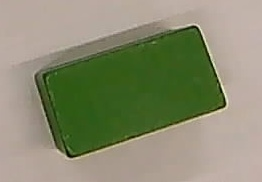
#> input picture samples/green/green_001.jpg, 262 x 182 px, given in place of the camera
$ python view_cam.py   (older library calls are emulated)
#> lines starting #> are read from the running program, lines starting #| are printed output that depends on the picture
### _revert_stage/20261020-before-wrist-revert/color_check.py
"""模块 B：从一张（腕部相机）图里判夹住的是哪个颜色。

方法：HSV 阈值分割。纯几何，没有模型，中间结果都能打印出来自己核对。
    · 红色跨色相 0 点，所以有两段区间（0 附近和 179 附近）。
    · 输出三个颜色各自的像素占比，占比最大的那个算数。
    · 三个占比都低于 min_ratio -> "unknown"，不硬猜。

抗光照的备选：channel_order_guess()，不看色相，只看"有明显颜色的那些像素里
B / G / R 哪个通道最强"。换灯、调亮度都不用重标。用来和 HSV 结果交叉验证。

标定：跑 calibrate_color.py 得出每个颜色的 HSV 区间，写进 thresholds.json。

命令行：
    python color_check.py --image G:\\...\\shot.jpg
    python color_check.py --camera 0
    python color_check.py --camera 0 --n 20 --save G:\\...\\samples
"""

from __future__ import annotations

import argparse
import json
import sys
import time
from pathlib import Path

import cv2
import numpy as np

HERE = Path(__file__).resolve().parent
TH_PATH = HERE / "thresholds.json"

COLORS = ("red", "green", "blue")


def load_thresholds(path: Path = TH_PATH) -> dict:
    with path.open(encoding="utf-8") as fh:
        return json.load(fh)


# [83 lines left out: functions save_thresholds, color_cal, crop_roi, foreground_mask, color_ratios, which_color and 1 more, not called in this run]


# ---------------------------------------------------------------- 取帧

def open_camera(index: int, size: tuple[int, int] | None = None,
                fourcc: str | None = None, focus: int | None = None):
    """开相机。`size` / `fourcc` 不给就是老行为（什么都不设，用相机自己的默认档）。

    **要高清就得走这一条而且两样都得给。** USB 摄像头默认出 640x480；`cap.set` 在
    DSHOW 上还经常返回 True 而实际没生效，所以分辨率和 MJPG 都得显式要一遍。标定
    是按 1920x1080 做的，拿 640x480 的画面套那份内参，反推出来的坐标全错。
    （同一套写法在 `real/calib_views.py::open_cam` 里已经跑通了。）

    **格式要在 `open()` 的时候一起给，不能开完再 set。** 2026-10-19 实测新加的那颗
    USB 相机（VID_1E45&PID_0209）：开完再 `set(CAP_PROP_FOURCC, MJPG)` 返回 True，
    读回来还是 YUY2 —— 未压缩 1080p 把 USB 带宽吃满，只有 5fps（720p 10fps）。
    改成 `open(index, DSHOW, params)` 后三档分辨率都是 30fps。腕相机本来就是 MJPG，
    这样写对它是同一结果。

    `focus` 给了就**关掉自动对焦、把焦距钉死在这个值**（0~1023 的驱动刻度，不是距离）。
    这颗新相机的 AF 报支持但收不敛，不关就一直糊；`side_cam_focus` 是这么量出来的：
    固定支架上按 8 一档扫 0~208，拉普拉斯方差在 176 处最高（122.7，两侧 168=117.3 /
    184=119.4），再往大单调降到 208 的 85.5。**换支架/挪动相机要重量。**
    """
    if size is None and fourcc is None:
        cap = cv2.VideoCapture(index)
    else:
        params = []
        if fourcc:
            params += [cv2.CAP_PROP_FOURCC, cv2.VideoWriter_fourcc(*fourcc)]
        if size:
            params += [cv2.CAP_PROP_FRAME_WIDTH, int(size[0]),
                       cv2.CAP_PROP_FRAME_HEIGHT, int(size[1])]
        cap = cv2.VideoCapture()
        opened = cap.open(index, cv2.CAP_DSHOW, params)
        if not opened or not cap.isOpened():
            # 老路兜底：某些后端不认 params，先开再 set（能生效的就生效）。
            cap.release()
            cap = cv2.VideoCapture(index, cv2.CAP_DSHOW)
            if fourcc:
                cap.set(cv2.CAP_PROP_FOURCC, cv2.VideoWriter_fourcc(*fourcc))
            if size:
                cap.set(cv2.CAP_PROP_FRAME_WIDTH, int(size[0]))
                cap.set(cv2.CAP_PROP_FRAME_HEIGHT, int(size[1]))
    if not cap.isOpened():
        raise RuntimeError(f"打不开相机 index={index}。换个数试试，或者用 --image 喂文件。")
    if focus is not None:
        # 顺序不能反：先关 AF，再写焦距。AF 开着时写进去的值会被相机自己覆盖掉。
        cap.set(cv2.CAP_PROP_AUTOFOCUS, 0)
        cap.set(cv2.CAP_PROP_FOCUS, int(focus))
    return cap


# [100 lines left out: functions rotate_frame, grab_frame, _main, _report, not called in this run]


def _is_calibrated(cal: dict) -> bool:
    c = cal.get("color") or {}
    return all(c.get("hsv", {}).get(k) for k in COLORS)


# [2 lines that do not run on import are left out]

### _revert_stage/20261020-before-wrist-revert/view_cam.py
"""实时看一个 USB 相机的画面。

    python view_cam.py                 # 默认 index 1（从臂相机）
    python view_cam.py --camera 0      # 笔记本内置

按 q 退出。相机默认出 160x120，太小看不清，所以默认放大 4 倍显示
（`--scale`）；放大用的是最近邻，屏幕上还是像素本身，没有插值糊。

取帧沿用 `color_check.py` 里那套（连读几帧丢缓存）。
"""

import argparse
import sys
import time
from pathlib import Path

import cv2
import yaml

from color_check import open_camera, grab_frame, rotate_frame

CFG = Path(__file__).resolve().parent / "configs" / "real.yaml"

# 试的顺序：先不管后端，再单独逼 DSHOW / MSMF。便宜 UVC 相机在不同后端下
# 能谈下来的分辨率不一样。
_BACKENDS = [("ANY", cv2.CAP_ANY), ("DSHOW", cv2.CAP_DSHOW), ("MSMF", cv2.CAP_MSMF)]

# 要试的分辨率，从大到小。
_SIZES = [(1920, 1080), (1280, 720), (1024, 768), (800, 600), (640, 480), (320, 240), (160, 120)]

# MJPG 是 UVC 相机在高分辨率下唯一现实的格式；不设的话多数相机在
# 640x480 以上会自动掉回 YUY2 然后被拒。
_FOURCCS = ["MJPG", ""]


# [63 lines left out: function _probe, not called in this run]


def _main() -> int:
    sys.stdout.reconfigure(encoding="utf-8", errors="replace")
    ap = argparse.ArgumentParser(description="实时预览 USB 相机")
    ap.add_argument("--camera", type=int, default=1, help="相机 index，默认 1（从臂相机）")
    ap.add_argument("--width", type=int, default=640, help="要的宽度，默认 640")
    ap.add_argument("--height", type=int, default=480, help="要的高度，默认 480")
    ap.add_argument("--scale", type=float, default=4.0, help="显示放大倍数，默认 4")
    ap.add_argument("--window", default=None, help="窗口标题")
    ap.add_argument("--seconds", type=float, default=0.0, help=">0 时跑这么多秒自动退出")
    ap.add_argument("--probe", action="store_true", help="只问相机支持哪些分辨率，不开窗口")
    ap.add_argument("--focus", type=int, default=None,
                    help="手动对焦刻度（0~1023，不是距离）。默认：侧相机读 "
                         "configs/real.yaml 的 side_cam_focus，其它相机不动")
    args = ap.parse_args()

    if args.probe:
        return _probe(args.camera)

    focus = args.focus
    rotate = 0
    if CFG.exists():
        real = (yaml.safe_load(CFG.read_text(encoding="utf-8")) or {}).get("real") or {}
        if args.camera == int(real.get("side_cam_index", -1)):
            if focus is None:
                focus = real.get("side_cam_focus")
            rotate = int(real.get("side_cam_rotate") or 0)
    if focus is not None:
        print(f"手动对焦钉在 {focus}（自动对焦关）")
    if rotate:
        print(f"画面顺时针转 {rotate}°")

    title = args.window or f"camera {args.camera}"
    # 尺寸和 MJPG 一起在 open 时给：开完再 set，DSHOW 上很多相机不认，1080p 会掉回
    # YUY2 只剩 5fps。要不到也不抛，能出帧就行。
    cap = open_camera(args.camera, size=(args.width, args.height),
                      fourcc="MJPG", focus=focus)

    ok, frame = cap.read()
#> frame is the input picture: shape (182, 262, 3); mean B, G, R 111.7, 139.5, 137.4
    if not ok or frame is None:
        cap.release()
        print(f"相机 index={args.camera} 打开了但读不出帧。")
        return 1
    h, w = frame.shape[:2]
#> h = 182; w = 262
    print(f"相机 index={args.camera}：{w}x{h}，放大 {args.scale:g}x 显示。按 q 退出。")
#| 相机 index=1：262x182，放大 4x 显示。按 q 退出。

    cv2.namedWindow(title, cv2.WINDOW_AUTOSIZE)
    t0 = time.time()
    n = 0
    best = 0.0
    try:
        while True:
            ok, frame = cap.read()
            if not ok or frame is None:
                print("读帧失败，退出。")
                break
            if rotate:
                frame = rotate_frame(frame, rotate)
            view = frame
            if args.scale != 1.0:
                view = cv2.resize(frame, None, fx=args.scale, fy=args.scale,
                                  interpolation=cv2.INTER_NEAREST)

            # 对焦判据：拉普拉斯方差，越大越锐利。拧镜头时盯着这个数往上走。
            sharp = cv2.Laplacian(cv2.cvtColor(frame, cv2.COLOR_BGR2GRAY), cv2.CV_64F).var()
#> sharp = 216.1
            best = max(best, sharp)
#> best = 216.1
            cv2.putText(view, f"sharp {sharp:6.1f}   best {best:6.1f}", (6, 22),
                        cv2.FONT_HERSHEY_SIMPLEX, 0.6, (0, 255, 0), 2, cv2.LINE_AA)
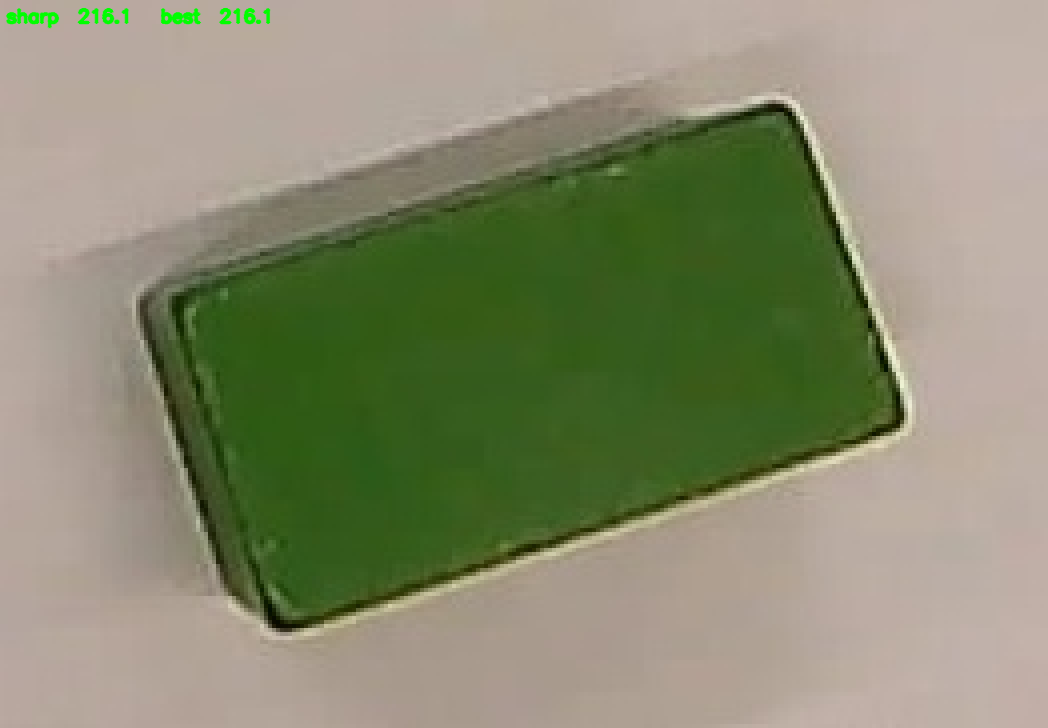
#> view: shape (728, 1048, 3); mean B, G, R 111.4, 139.7, 137

            cv2.imshow(title, view)

            if cv2.waitKey(1) & 0xFF == ord("q"):
#> (key q is pressed here)
                break
            if cv2.getWindowProperty(title, cv2.WND_PROP_VISIBLE) < 1:
                break

            n += 1
            if args.seconds > 0 and (time.time() - t0) >= args.seconds:
                print(f"到 {args.seconds:g} 秒，退出。实测 {n / max(1e-6, time.time() - t0):.1f} fps。")
                break
    finally:
        cap.release()
        cv2.destroyAllWindows()
    return 0


if __name__ == "__main__":
    sys.exit(_main())
#> (the program exits here)
